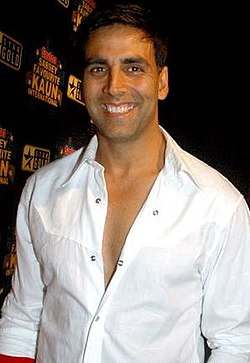
#> input picture training_data_a_kumar/250px-AkshayKumar.jpg, 250 x 363 px, given as the content of the folder training_data_katrina, which was not available
$ python FaceRecognition_image_v1_training.py
#> lines starting #> are read from the running program, lines starting #| are printed output that depends on the picture; pictures that were not available may be replaced by others from this repository, and a replacement may not be noted
### AlphaFaceRecognitionFunc.py
'''
AlphaFaceRecognitionFunc.py
By: Pramod Singh Rawat
'''

import cv2
import os

#Note: Fast and not able to detect some faces
#open_cv_xml_2_detect_face ='cascades_data/lbpcascades/lbpcascade_frontalface.xml'

#Note: litle bit slow # But Working Fine detecting Most face
open_cv_xml_2_detect_face ='cascades_data/haarcascades/haarcascade_frontalface_alt.xml'

#Note: in Multiple Detection Detecting Non Face
#open_cv_xml_2_detect_face ='cascades_data/haarcascades/haarcascade_frontalface_default.xml'

#Note: not able to detect some faces
#open_cv_xml_2_detect_face ='cascades_data/haarcascades/haarcascade_frontalface_alt2.xml'

face_cascade = cv2.CascadeClassifier(open_cv_xml_2_detect_face)
#to detect face
def detect_face(img):

    gray = cv2.cvtColor(img, cv2.COLOR_BGR2GRAY)
    faces = face_cascade.detectMultiScale(gray, scaleFactor=1.2, minNeighbors=5)
    '''
    faces = face_cascade.detectMultiScale(
        gray,
        scaleFactor=1.1,
        minNeighbors=5,
        minSize=(30, 30),
        flags=cv2.COLOR_BGR2HSV
    )
    '''
    if (len(faces) == 0):
        return None, None

    (x, y, w, h) = faces[0]

    return gray[y:y+w, x:x+h], faces[0]

# [36 lines left out: functions detect_multiple_o_face, prepare_training_data_type1, not called in this run]

def prepare_training_data_type2(data_folder_path,label):
    faces = []
    labels = []

    subject_images = os.listdir(data_folder_path)

    for image_file in subject_images:

        if image_file.startswith("."):
            continue;

        image_path =  data_folder_path+"/"+image_file
        #print(image_path)

        image = cv2.imread(image_path)#image reding

        cv2.imshow("Training on image...", cv2.resize(image, (400, 500)))#show the image
        cv2.waitKey(100)

        #detect face
        face, rect = detect_face(image)

        if face is not None:
            faces.append(face)
            labels.append(label)

    cv2.destroyAllWindows()
    cv2.waitKey(1)
    cv2.destroyAllWindows()

    return faces, labels

#draw rectangle on Face
def draw_rectangle(img, rect):
    (x, y, w, h) = rect
    cv2.rectangle(img, (x, y), (x+w, y+h), (0, 255, 0), 2)

#draw text
def draw_text(img, text, x, y):
    cv2.putText(img, text, (x, y), cv2.FONT_HERSHEY_PLAIN, 1.5, (0, 255, 0), 2)

# [66 lines left out: functions predict, predict_from_multiple, not called in this run]

### FaceRecognition_image_v1_training.py
'''
Face_Recognition_image_v1_training.py
By: Pramod Singh Rawat
'''

import cv2
import numpy as np

from AlphaFaceRecognitionFunc import *
from FaceRecDataSet import *

face_rec_training_data_file = 'face_recognizer_training_data/face_rec_training_data1.yml'

print ("Select From Below To train Your System:")

i=1
while i < len(subjects):
    print("Enter "+str(i)+" to train for: "+subjects[i])
    i += 1

try:
    #train_for_label = int(input('input label(int) for training and Press Enter : '))
    train_for_label = int(input(' Provide input label(int) for training and Press Enter : '))
#> the answer given: 3
    print("Entered: "+str(train_for_label))
except ValueError:
    print("This is not a whole number.")
    exit()

if train_for_label >= len(subjects) or train_for_label < 1:
    print("Invalid Label Entered")
else:
    print ("Training for : "+subjects[train_for_label])
    print ("Training Data from Directory  : "+subjects_dir[train_for_label])

    faces_main = [] #list to hold all subject faces
    labels_main = [] #list to hold labels for all subjects(Labels)

    print("Preparing data...")

    #Training Method 2
    faces, labels = prepare_training_data_type2(subjects_dir[train_for_label],train_for_label)
#> in prepare_training_data_type2, image is the input picture: shape (363, 250, 3); mean B, G, R 118.8, 125.1, 135.6
#> in prepare_training_data_type2, `cv2.imshow("Training on image...", cv2.resize(image, (400, 500)))#show..`:
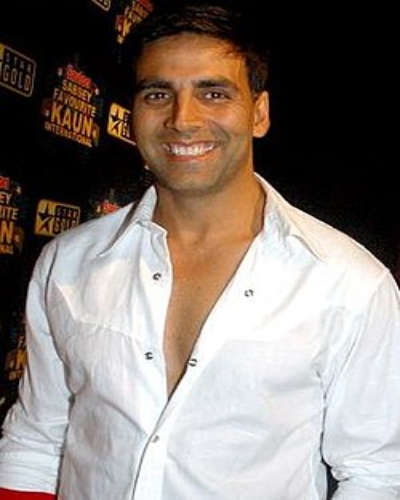
#> window 'Training on image...': shape (500, 400, 3); mean B, G, R 118.7, 125, 135.5
#> in detect_face, `gray = cv2.cvtColor(img, cv2.COLOR_BGR2GRAY)`:
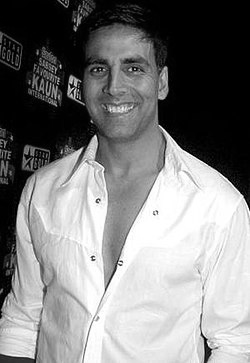
#> gray: shape (363, 250); min 0, max 255, mean 127.6
#> in detect_face, `faces = face_cascade.detectMultiScale(gray, scaleFactor=1.2, minNeighb..`: faces = [[65, 29, 104, 104]]
#> in detect_face, `(x, y, w, h) = faces[0]`: x = 65; y = 29; w = 104
#> in prepare_training_data_type2, `face, rect = detect_face(image)`:
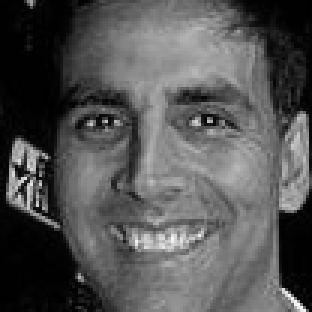
#> face: shape (104, 104) (shown 3 times larger); min 0, max 249, mean 83.6
#> in prepare_training_data_type2, `face, rect = detect_face(image)`: rect = [65, 29, 104, 104]
#> faces = 1 item; labels = [3]
    faces_main = faces_main + faces
#> faces_main = 1 item
    labels_main =  labels_main + labels
#> labels_main = [3]

    print("Data prepared")
    #Total Faces & Labels
    print("Total faces: ", len(faces_main))
#| Total faces:  1
    print("Total labels: ", len(labels_main))
#| Total labels:  1

    #LBPH FaceRecognizer
    face_recognizer = cv2.face.LBPHFaceRecognizer_create()

    if os.path.isfile(face_rec_training_data_file):
        print('file exist')
        face_recognizer.read(face_rec_training_data_file)
        face_recognizer.update(faces_main, np.array(labels_main)) #updates face_recognizer with new data
        print('Updated Face Recognizer Data')
    else:
        face_recognizer.train(faces_main, np.array(labels_main))

    #face_recognizer.train(faces_main, np.array(labels_main))
#> (the run stopped early here; a loop or call above may not have finished)

$ run again, on training_data_a_kumar/Akshay-Kumar-825-general.jpg
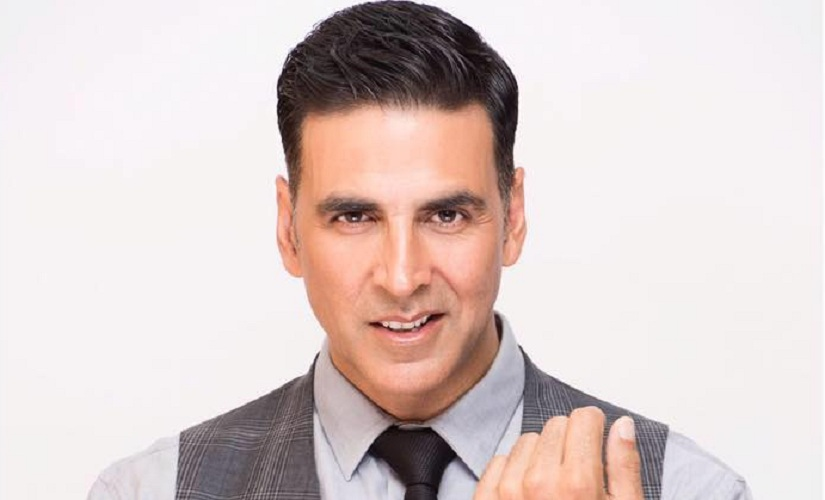
#> input picture training_data_a_kumar/Akshay-Kumar-825-general.jpg, 825 x 500 px, given as the content of the folder training_data_katrina, which was not available
#> in prepare_training_data_type2, image is the input picture: shape (500, 825, 3); mean B, G, R 203.1, 205.3, 219.7
#> in detect_face, `gray = cv2.cvtColor(img, cv2.COLOR_BGR2GRAY)`:
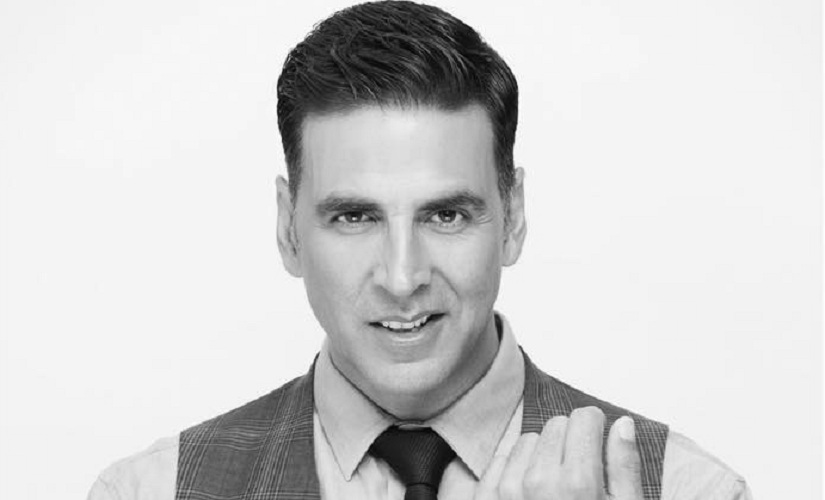
#> gray: shape (500, 825); min 4, max 254, mean 209.3
#> in detect_face, `faces = face_cascade.detectMultiScale(gray, scaleFactor=1.2, minNeighb..`: faces = [[275, 116, 260, 260]]
#> x = 275; y = 116; w = 260
#> in prepare_training_data_type2, `face, rect = detect_face(image)`:
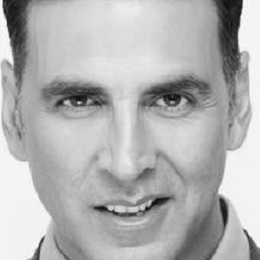
#> face: shape (260, 260); min 9, max 253, mean 178.4
#> rect = [275, 116, 260, 260]
#> `faces, labels = prepare_training_data_type2(subjects_dir[train_for_lab..`: faces = 1 item; labels = [3]
#> faces_main = 1 item
#> labels_main = [3]
#| Total faces:  1
#| Total labels:  1

$ run again, on training_data_a_kumar/Akshay_Kumar.jpg
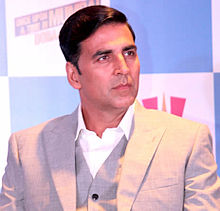
#> input picture training_data_a_kumar/Akshay_Kumar.jpg, 220 x 211 px, given as the content of the folder training_data_katrina, which was not available
#> in prepare_training_data_type2, image is the input picture: shape (211, 220, 3); mean B, G, R 197.8, 178.5, 204.2
#> in detect_face, `gray = cv2.cvtColor(img, cv2.COLOR_BGR2GRAY)`:
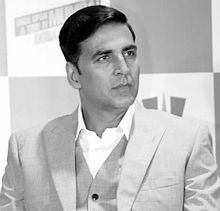
#> gray: shape (211, 220); min 0, max 255, mean 188.4
#> in detect_face, `faces = face_cascade.detectMultiScale(gray, scaleFactor=1.2, minNeighb..`: faces = [[80, 26, 77, 77], [124, 75, 79, 79]]
#> x = 80; y = 26; w = 77
#> in prepare_training_data_type2, `face, rect = detect_face(image)`:
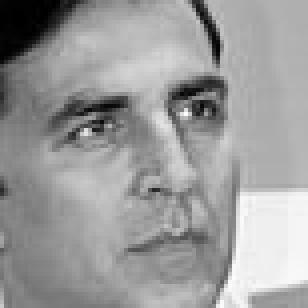
#> face: shape (77, 77) (shown 4 times larger); min 0, max 253, mean 155.6
#> rect = [80, 26, 77, 77]
#> `faces, labels = prepare_training_data_type2(subjects_dir[train_for_lab..`: faces = 1 item; labels = [3]
#> faces_main = 1 item
#> labels_main = [3]
#| Total faces:  1
#| Total labels:  1
